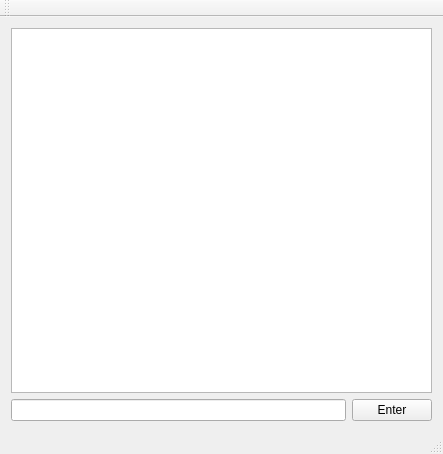
<?xml version="1.0" encoding="UTF-8"?>
<ui version="4.0">
 <class>MyDialog</class>
 <widget class="QMainWindow" name="MyDialog">
  <property name="geometry">
   <rect>
    <x>0</x>
    <y>0</y>
    <width>443</width>
    <height>454</height>
   </rect>
  </property>
  <property name="windowTitle">
   <string>MyDialog</string>
  </property>
  <widget class="QWidget" name="centralWidget">
   <layout class="QGridLayout" name="gridLayout">
    <item row="0" column="0" colspan="2">
     <widget class="QTextBrowser" name="textBrowser"/>
    </item>
    <item row="1" column="0">
     <widget class="QLineEdit" name="lineEdit"/>
    </item>
    <item row="1" column="1">
     <widget class="QPushButton" name="Enter">
      <property name="text">
       <string>Enter</string>
      </property>
     </widget>
    </item>
   </layout>
  </widget>
  <widget class="QMenuBar" name="menuBar">
   <property name="geometry">
    <rect>
     <x>0</x>
     <y>0</y>
     <width>443</width>
     <height>25</height>
    </rect>
   </property>
  </widget>
  <widget class="QToolBar" name="mainToolBar">
   <attribute name="toolBarArea">
    <enum>TopToolBarArea</enum>
   </attribute>
   <attribute name="toolBarBreak">
    <bool>false</bool>
   </attribute>
  </widget>
  <widget class="QStatusBar" name="statusBar"/>
 </widget>
 <layoutdefault spacing="6" margin="11"/>
 <resources/>
 <connections/>
</ui>
